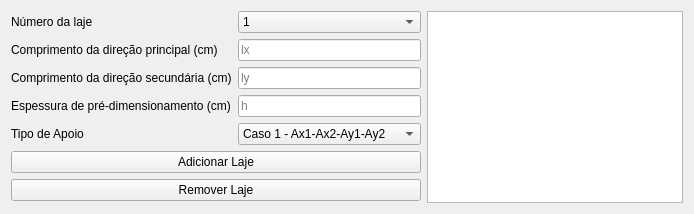
            <widget class="QWidget" name="tab_4">
             <attribute name="title">
              <string>Caracterização</string>
             </attribute>
             <layout class="QHBoxLayout" name="horizontalLayout_6">
              <item>
               <layout class="QHBoxLayout" name="horizontalLayout_5">
                <item>
                 <layout class="QGridLayout" name="gridLayout_7">
                  <item row="0" column="0">
                   <widget class="QLabel" name="label">
                    <property name="text">
                     <string>Número da laje</string>
                    </property>
                   </widget>
                  </item>
                  <item row="0" column="1">
                   <widget class="QComboBox" name="nlaje_cbox_carac_laje">
                    <item>
                     <property name="text">
                      <string>1</string>
                     </property>
                    </item>
                   </widget>
                  </item>
                  <item row="5" column="0" colspan="2">
                   <widget class="QPushButton" name="add_btn_carac_laje">
                    <property name="text">
                     <string>Adicionar Laje</string>
                    </property>
                   </widget>
                  </item>
                  <item row="6" column="0" colspan="2">
                   <widget class="QPushButton" name="remov_btn_carac_laje">
                    <property name="text">
                     <string>Remover Laje</string>
                    </property>
                   </widget>
                  </item>
                  <item row="2" column="1">
                   <widget class="QLineEdit" name="ly_le_carac_laje">
                    <property name="placeholderText">
                     <string>ly</string>
                    </property>
                   </widget>
                  </item>
                  <item row="1" column="0">
                   <widget class="QLabel" name="label_2">
                    <property name="text">
                     <string>Comprimento da direção principal (cm)</string>
                    </property>
                   </widget>
                  </item>
                  <item row="1" column="1">
                   <widget class="QLineEdit" name="lx_le_carac_laje">
                    <property name="placeholderText">
                     <string>lx</string>
                    </property>
                   </widget>
                  </item>
                  <item row="3" column="0">
                   <widget class="QLabel" name="label_4">
                    <property name="text">
                     <string>Espessura de pré-dimensionamento (cm)</string>
                    </property>
                   </widget>
                  </item>
                  <item row="3" column="1">
                   <widget class="QLineEdit" name="h_le_carac_laje">
                    <property name="placeholderText">
                     <string>h</string>
                    </property>
                   </widget>
                  </item>
                  <item row="2" column="0">
                   <widget class="QLabel" name="label_3">
                    <property name="text">
                     <string>Comprimento da direção secundária (cm)</string>
                    </property>
                   </widget>
                  </item>
                  <item row="4" column="0">
                   <widget class="QLabel" name="label_22">
                    <property name="text">
                     <string>Tipo de Apoio</string>
                    </property>
                   </widget>
                  </item>
                  <item row="4" column="1">
                   <widget class="QComboBox" name="apoio_cbox_carac_laje">
                    <item>
                     <property name="text">
                      <string>Caso 1 - Ax1-Ax2-Ay1-Ay2</string>
                     </property>
                    </item>
                    <item>
                     <property name="text">
                      <string>Caso 2A - Ex1-Ax2-Ay1-Ay2</string>
                     </property>
                    </item>
                    <item>
                     <property name="text">
                      <string>Caso 2B - Ax1-Ax2-Ey1-Ay2</string>
                     </property>
                    </item>
                    <item>
                     <property name="text">
                      <string>Caso 3 - Ex1-Ax2-Ey1-Ay2</string>
                     </property>
                    </item>
                    <item>
                     <property name="text">
                      <string>Caso 4A - Ex1-Ex2-Ay1-Ay2</string>
                     </property>
                    </item>
                    <item>
                     <property name="text">
                      <string>Caso 4B - Ax1-Ax2-Ey1-Ey2</string>
                     </property>
                    </item>
                    <item>
                     <property name="text">
                      <string>Caso 5A - Ex1-Ex2-Ey1-Ay2</string>
                     </property>
                    </item>
                    <item>
                     <property name="text">
                      <string>Caso 5B - Ex1-Ax2-Ey1-Ey2</string>
                     </property>
                    </item>
                    <item>
                     <property name="text">
                      <string>Caso 6 - Ex1-Ex2-Ey1-Ey2</string>
                     </property>
                    </item>
                   </widget>
                  </item>
                 </layout>
                </item>
                <item>
                 <widget class="QTextBrowser" name="textBrowser_carc_laje">
                  <property name="font">
                   <font>
                    <pointsize>14</pointsize>
                   </font>
                  </property>
                  <property name="html">
                   <string>&lt;!DOCTYPE HTML PUBLIC &quot;-//W3C//DTD HTML 4.0//EN&quot; &quot;http://www.w3.org/TR/REC-html40/strict.dtd&quot;&gt;
&lt;html&gt;&lt;head&gt;&lt;meta name=&quot;qrichtext&quot; content=&quot;1&quot; /&gt;&lt;style type=&quot;text/css&quot;&gt;
p, li { white-space: pre-wrap; }
&lt;/style&gt;&lt;/head&gt;&lt;body style=&quot; font-family:'MS Shell Dlg 2'; font-size:14pt; font-weight:400; font-style:normal;&quot;&gt;
&lt;p style=&quot;-qt-paragraph-type:empty; margin-top:0px; margin-bottom:0px; margin-left:0px; margin-right:0px; -qt-block-indent:0; text-indent:0px; font-size:8pt;&quot;&gt;&lt;br /&gt;&lt;/p&gt;&lt;/body&gt;&lt;/html&gt;</string>
                  </property>
                 </widget>
                </item>
               </layout>
              </item>
             </layout>
            </widget>
